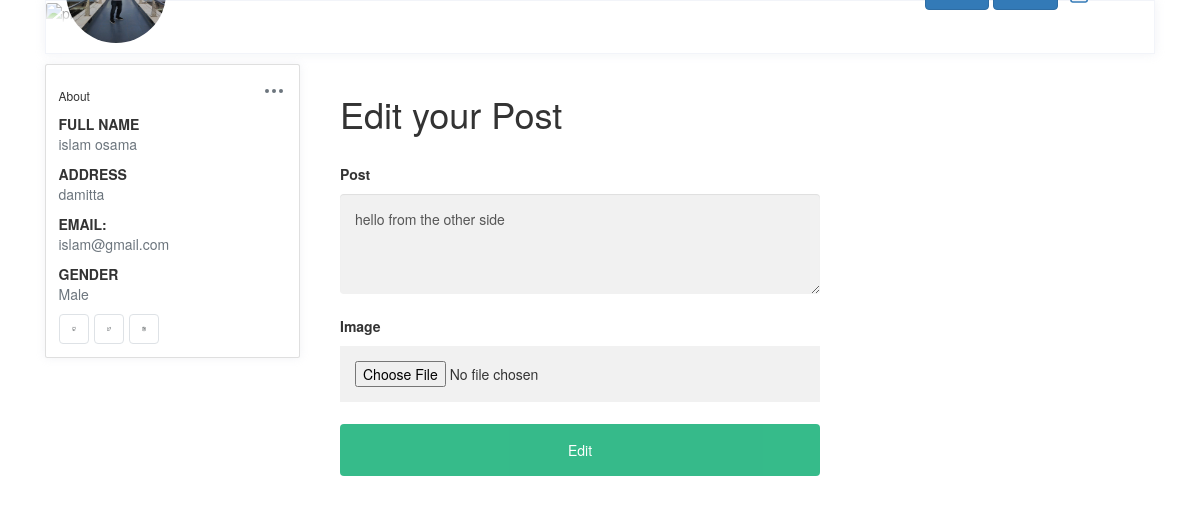
The app's page /post.php?id=12&action=edit (signed in) with its own data.
### tables this page shows
CREATE TABLE `users` (
  `User_Id` int(11) NOT NULL,
  `fname` varchar(30) NOT NULL,
  `lname` varchar(30) NOT NULL,
  `Username` varchar(30) NOT NULL,
  `Address` varchar(30) NOT NULL,
  `Email` varchar(30) NOT NULL,
  `Password` varchar(30) NOT NULL,
  `Gender` enum('Female','Male') NOT NULL,
  `Profile_Img` varchar(30) NOT NULL
);

CREATE TABLE `posts` (
  `Post_Id` int(11) NOT NULL,
  `User_Id` int(11) NOT NULL,
  `Body` varchar(250) NOT NULL,
  `Image` varchar(30) NOT NULL,
  `Date` datetime DEFAULT NULL
);

### viewprofile.php (called while the page is built)
<?php
$con = new PDO("mysql:host=localhost; dbname=Facebook","root","");
$data=$con->query("select * from users where User_Id={$_COOKIE['userid']}");
$profile=$data->fetch(PDO::FETCH_ASSOC);
?>

### classes/db.php (called while the page is built, shortened)
<?php
class db{
    private $dbname="Facebook";
    private $host="localhost";
    private $username="root";
    private $password="";
    private $connection=null;
    function __construct(){
        $this->server="mysql:host=$this->host;dbname=$this->dbname";
        $this->connection= new pdo($this->server,$this->username,$this->password);
    }
    public function getAllData($table ,$condition=1){
       return $this->connection->query("select * from $table where $condition ORDER BY date DESC");
    }
}
?>

### Layouts/LeftSide.php (the view, shortened to what this page needs)
<?php include("viewprofile.php")?>
<div class="d-none d-md-block col-md-4 col-xl-3 left-wrapper">
            <div class="card rounded">
                <div class="card-body">
                    <div class="d-flex align-items-center justify-content-between mb-2">
                        <h6 class="card-title mb-0">About</h6>
                        <div class="dropdown">
                            <button class="btn p-0" type="button" id="dropdownMenuButton" data-toggle="dropdown" aria-haspopup="true" aria-expanded="false">
                            </button>
                        </div>
                    </div>
                    <div class="mt-3">
                        <label class="tx-11 font-weight-bold mb-0 text-uppercase">Full Name</label>
                        <p class="text-muted"><?php echo $profile['fname']." ".$profile['lname']?></p>
                    </div>
                    <div class="mt-3">
                        <label class="tx-11 font-weight-bold mb-0 text-uppercase">Address</label>
                        <p class="text-muted"><?php echo $profile['Address']?></p>
                    </div>
                    <div class="mt-3">
                        <label class="tx-11 font-weight-bold mb-0 text-uppercase">Email:</label>
                        <p class="text-muted"><?php echo $profile['Email']?></p>
                    </div>
                    <div class="mt-3">
                        <label class="tx-11 font-weight-bold mb-0 text-uppercase">Gender</label>
                        <p class="text-muted"><?php echo $profile['Gender']?></p>
                    </div>
                    <div class="mt-3 d-flex social-links">
                        <a href="javascript:;" class="btn d-flex align-items-center justify-content-center border mr-2 btn-icon github">
                        </a>
                        <a href="javascript:;" class="btn d-flex align-items-center justify-content-center border mr-2 btn-icon twitter">
                        </a>
                        <a href="javascript:;" class="btn d-flex align-items-center justify-content-center border mr-2 btn-icon instagram">
                        </a>
                    </div>
                </div>
            </div>
        </div>

### Layouts/header.php (shortened to what this page needs)
<?php include("viewprofile.php")?>
<div class="row">
        <div class="col-12 grid-margin">
            <div class="profile-header">
                <div class="cover">
                    <div class="gray-shade"></div>
                    <figure>
                    </figure>
                    <div class="cover-body d-flex justify-content-between align-items-center">
                        <div>
                            <img class="profile-pic" width="100px" height="100px" src="images/<?php echo$profile['Profile_Img'];?>" alt="profile">
                        </div>
                        <div class="d-none d-md-block">
                        <a href="index.php" class="btn btn-primary">Home</a>
                        <a href="profile.php" class="btn btn-primary">Profile</a>
                            <a href="logout.php">
                           </a>
                        </div>
                    </div>
                </div>
                <div class="header-links">
                </div>
            </div>
        </div>
    </div>

### Designs/editPost.php
<div class='col-md-8 col-sm-12 pull-left posttimeline'>
<?php
require_once("./classes/db.php");
$conn= new db();
$allPosts=$conn->getAllData("posts","Post_Id={$_GET['id']}");
while($post=$allPosts->fetch(PDO::FETCH_ASSOC)){
    echo "<div  id='editForm'>
            <form method='post' action='./PostController.php' enctype='multipart/form-data' class='form-container'>
                <h1>Edit your Post</h1>
                <input type='text' name='id' hidden value='{$post['Post_Id']}'></br>
                <label for='post'><b>Post</b></label>
                <textarea class='form-control' name='body' id='EdittedPost' style='height: 100px'>{$post['Body']}</textarea>
                <label for='image'><b>Image</b></label>
                <input type='file' name='EdittedPostImg'>
                <button type='submit' class='btn' name='EditPost' >Edit</button>
            </form>
        </div>
    ";
}
?>
</div>

### Css/index.css (style rules this page uses)
body { background-color: #f9fafb; margin-top:20px; }
.profile-page .profile-header { box-shadow: 0 0 10px 0 rgba(183, 192, 206, 0.2); border: 1px solid #f2f4f9; }
.profile-page .profile-header .cover { position: relative; border-radius: .25rem .25rem 0 0; }
.profile-page .profile-header .cover figure { margin-bottom: 0; }
.profile-page .profile-header .cover .gray-shade { position: absolute; top: 0; left: 0; width: 100%; height: 100%; z-index: 1; background: linear-gradient(rgba(255, 255, 255, 0.1), #fff 99%); }
.profile-page .profile-header .cover .cover-body { position: absolute; bottom: -20px; left: 0; z-index: 2; width: 100%; padding: 0 20px; }
.profile-page .profile-header .cover .cover-body .profile-pic { border-radius: 50%; width: 100px; }
.profile-page .profile-header .header-links { padding: 15px; display: -webkit-flex; display: flex; -webkit-justify-content: center; justify-content: center; background: #fff; border-radius: 0 0 .25rem .25rem; }
.profile-page .profile-body .left-wrapper .social-links a { width: 30px; height: 30px; }
img { vertical-align: middle; border-style: none; }
.grid-margin { margin-bottom: 1rem; }
.card { box-shadow: 0 0 10px 0 rgba(183, 192, 206, 0.2); -webkit-box-shadow: 0 0 10px 0 rgba(183, 192, 206, 0.2); -moz-box-shadow: 0 0 10px 0 rgba(183, 192, 206, 0.2); -ms-box-shadow: 0 0 10px 0 rgba(183, 192, 206, 0.2); }
.rounded { border-radius: 0.25rem !important; }
.card { position: relative; display: flex; flex-direction: column; min-width: 0; word-wrap: break-word; background-color: #fff; background-clip: border-box; border: 1px solid #f2f4f9; border-radius: 0.25rem; }

### Css/popup.css (style rules this page uses)
.form-container { max-width: 500px; padding: 10px; background-color: white; }
.form-container textarea { width: 100%; padding: 15px; margin: 5px 0 22px 0; border: none; background: #f1f1f1; }
.form-container input[type="file"] { width: 100%; padding: 15px; margin: 5px 0 22px 0; border: none; background: #f1f1f1; }
.form-container .btn { background-color: #04AA6D; color: white; padding: 16px 20px; border: none; cursor: pointer; width: 100%; margin-bottom:10px; opacity: 0.8; }

### records on screen
users: Profile_Img (picture), fname "islam", lname "osama", Address "damitta", Email "islam@gmail.com", Gender "Male"
posts: body "hello from the other side"
